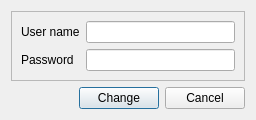
<?xml version="1.0" encoding="UTF-8"?>
<ui version="4.0">
 <class>DialogUserPassword</class>
 <widget class="QDialog" name="DialogUserPassword">
  <property name="geometry">
   <rect>
    <x>0</x>
    <y>0</y>
    <width>256</width>
    <height>99</height>
   </rect>
  </property>
  <property name="windowTitle">
   <string>Password</string>
  </property>
  <property name="windowIcon">
   <iconset theme="dialog-password"/>
  </property>
  <layout class="QVBoxLayout" name="verticalLayout">
   <item>
    <widget class="QFrame" name="frame">
     <property name="frameShape">
      <enum>QFrame::StyledPanel</enum>
     </property>
     <property name="frameShadow">
      <enum>QFrame::Raised</enum>
     </property>
     <layout class="QFormLayout" name="formLayout">
      <property name="fieldGrowthPolicy">
       <enum>QFormLayout::ExpandingFieldsGrow</enum>
      </property>
      <item row="0" column="0">
       <widget class="QLabel" name="label_2">
        <property name="text">
         <string>User name</string>
        </property>
        <property name="buddy">
         <cstring>lineEditUser</cstring>
        </property>
       </widget>
      </item>
      <item row="1" column="0">
       <widget class="QLabel" name="label">
        <property name="text">
         <string>Password</string>
        </property>
        <property name="buddy">
         <cstring>lineEditPasswd</cstring>
        </property>
       </widget>
      </item>
      <item row="1" column="1">
       <widget class="QLineEdit" name="lineEditPasswd">
        <property name="echoMode">
         <enum>QLineEdit::Password</enum>
        </property>
       </widget>
      </item>
      <item row="0" column="1">
       <widget class="QLineEdit" name="lineEditUser">
        <property name="readOnly">
         <bool>true</bool>
        </property>
       </widget>
      </item>
     </layout>
    </widget>
   </item>
   <item>
    <layout class="QHBoxLayout" name="horizontalLayout">
     <item>
      <spacer name="horizontalSpacer">
       <property name="orientation">
        <enum>Qt::Horizontal</enum>
       </property>
       <property name="sizeHint" stdset="0">
        <size>
         <width>40</width>
         <height>20</height>
        </size>
       </property>
      </spacer>
     </item>
     <item>
      <widget class="QPushButton" name="pushButton">
       <property name="text">
        <string>Change</string>
       </property>
       <property name="icon">
        <iconset theme="dialog-password"/>
       </property>
      </widget>
     </item>
     <item>
      <widget class="QPushButton" name="pushButton_2">
       <property name="text">
        <string>Cancel</string>
       </property>
       <property name="icon">
        <iconset theme="dialog-cancel"/>
       </property>
      </widget>
     </item>
    </layout>
   </item>
  </layout>
 </widget>
 <tabstops>
  <tabstop>lineEditPasswd</tabstop>
  <tabstop>pushButton_2</tabstop>
  <tabstop>pushButton</tabstop>
  <tabstop>lineEditUser</tabstop>
 </tabstops>
 <resources/>
 <connections>
  <connection>
   <sender>pushButton</sender>
   <signal>clicked()</signal>
   <receiver>DialogUserPassword</receiver>
   <slot>accept()</slot>
   <hints>
    <hint type="sourcelabel">
     <x>137</x>
     <y>80</y>
    </hint>
    <hint type="destinationlabel">
     <x>61</x>
     <y>81</y>
    </hint>
   </hints>
  </connection>
  <connection>
   <sender>pushButton_2</sender>
   <signal>clicked()</signal>
   <receiver>DialogUserPassword</receiver>
   <slot>reject()</slot>
   <hints>
    <hint type="sourcelabel">
     <x>209</x>
     <y>78</y>
    </hint>
    <hint type="destinationlabel">
     <x>72</x>
     <y>71</y>
    </hint>
   </hints>
  </connection>
 </connections>
</ui>
